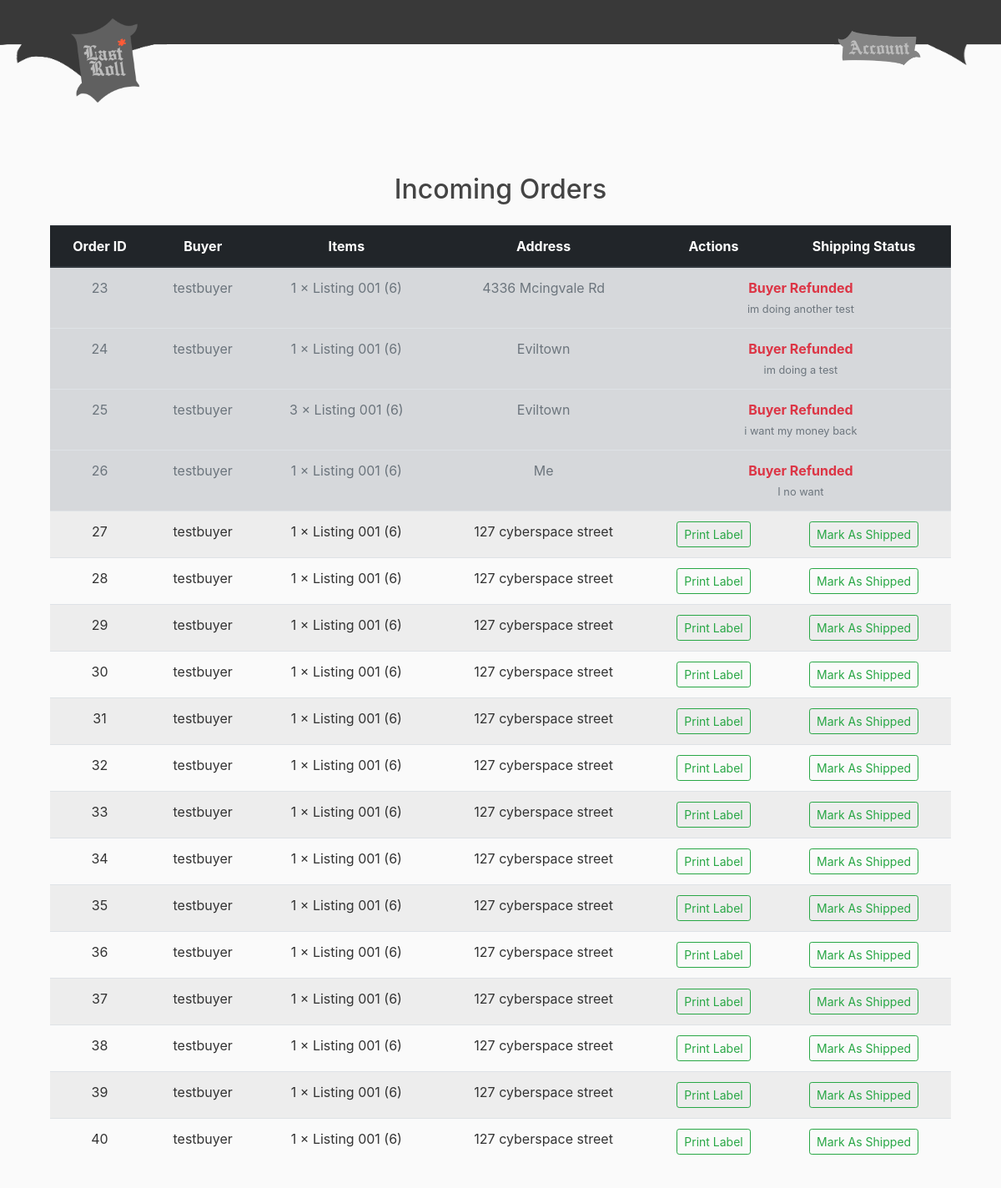
The page /sellermyorders/ (signed in) on the database its author committed.
### store/models.py (models this page shows, shortened)
class Product(models.Model):
    seller = models.ForeignKey(Seller, on_delete=models.CASCADE)
    name = models.CharField(max_length=100)
    description = models.TextField(blank=True)
    price = models.DecimalField(max_digits=8, decimal_places=2)
    stock = models.PositiveIntegerField(default=0)
    image = models.ImageField(upload_to='product_images/', blank=True)
    created_at = models.DateTimeField(default=timezone.now)
    status = models.IntegerField(default=0)
    is_reported = models.BooleanField(default=False)
    report_confirmed = models.BooleanField(default=False)

class Order(models.Model):
    buyer = models.ForeignKey(Buyer, on_delete=models.CASCADE)
    created_at = models.DateTimeField(default=timezone.now)
    address = models.CharField(max_length=100, blank=True, null=True)
    payment = models.CharField(max_length=50, blank=True, null=True)
    total = models.DecimalField(max_digits=10, decimal_places=2, default=0)

class OrderItem(models.Model):
    order = models.ForeignKey(Order, on_delete=models.CASCADE, related_name='items')
    product = models.ForeignKey(Product, on_delete=models.CASCADE)
    quantity = models.PositiveIntegerField(default=1)
    is_shipped = models.BooleanField(default=False)
    is_refunded = models.BooleanField(default=False)
    refund_reason = models.CharField(max_length=255, default="Buyer refunded the order.")

### shop/views.py (the view)
# urls.py: path('sellermyorders/', views.sellermyorders, name='shop-sellermyorders'),
@login_required
def sellermyorders(request):
    profile = request.user.profile
    if profile.role != profile.ROLE_SELLER:
        return HttpResponseForbidden("You do not have permission to view this page.")
    seller = get_object_or_404(Seller, user=request.user)
    order_items = (
        OrderItem.objects.filter(product__seller=seller)
        .select_related('order', 'product', 'order__buyer')
    )
    orders_dict = {}
    for item in order_items:
        order = item.order
        if order.id not in orders_dict:
            orders_dict[order.id] = {
                'id': order.id,
                'buyer': order.buyer.user.username,
                'address': order.address,
                'items': [],
                'is_shipped': False,
                'is_refunded': False,
                'refund_reason': None,
            }
        if item.is_shipped:
            orders_dict[order.id]['is_shipped'] = True
        if item.is_refunded:
            orders_dict[order.id]['is_refunded'] = True
            orders_dict[order.id]['refund_reason'] = item.refund_reason
        orders_dict[order.id]['items'].append({
            'id': item.product.id,
            'name': item.product.name,
            'quantity': item.quantity,
        })
    context = {
        'orders': list(orders_dict.values()),
        'seller_id': seller.id,
    }
    return render(request, 'shop/sellermyorders.html', context)

### shop/templates/shop/sellermyorders.html (shortened to what this page needs)
{% extends "shop/base.html" %}
{% block content %}
<div class="container mt-5">
  <h2 class="text-center mb-4">Incoming Orders</h2>
  <table class="table table-striped text-center shadow-sm">
    <thead class="thead-dark">
      <tr>
        <th>Order ID</th>
        <th>Buyer</th>
        <th>Items</th>
        <th>Address</th>
        <th>Actions</th>
        <th>Shipping Status</th>
      </tr>
    </thead>
    <tbody>
      {% for order in orders %}
      <tr {% if order.is_refunded %}class="table-secondary text-muted"{% endif %}>
        <td>{{ order.id }}</td>
        <td>{{ order.buyer }}</td>
        <td>
          {% for item in order.items %}
            {{ item.quantity }} × {{ item.name }} ({{ item.id }})<br>
          {% endfor %}
        </td>
        <td>{{ order.address }}</td>
        {% if order.is_refunded %}
          <td colspan="2" class="text-danger font-weight-bold align-middle">
            Buyer Refunded<br>
            <small class="text-muted">{{ order.refund_reason }}</small>
          </td>
        {% else %}
          <td>
            <button class="btn btn-sm btn-outline-success" type="button">Print Label</button>
          </td>
          {% if order.is_shipped %}
            <td>Shipped</td>
          {% else %}
            <td>
              <form action="{% url 'mark_as_shipped' order.id seller_id %}" method="post" style="display:inline;">
                <button class="btn btn-sm btn-outline-success" type="submit">Mark As Shipped</button>
              </form>
            </td>
          {% endif %}
        {% endif %}
      </tr>
      {% endfor %}
    </tbody>
  </table>
</div>
{% endblock %}

### shop/static/shop/main.css (style rules this page uses)
body { background: #fafafa; color: #333333; margin-top: 5rem; }
h1, h2, h3, h4, h5, h6 { color: #444444; }

### rows shown on the page
Product: name "Listing 001" "Listing 001" "Listing 001" "Listing 001" "Listing 001" "Listing 001" "Listing 001" "Listing 001" "Listing 001" "Listing 001" "Listing 001" "Listing 001" "Listing 001" "Listing 001" "Listing 001" "Listing 001" "Listing 001" "Listing 001"
Order: address "4336 Mcingvale Rd"
OrderItem: refund_reason "im doing another test"
Order: address "Eviltown"
OrderItem: refund_reason "im doing a test"
Order: address "Eviltown"
OrderItem: refund_reason "i want my money back"
Order: address "Me"
OrderItem: refund_reason "I no want"
Order: address "127 cyberspace street"
Order: address "127 cyberspace street"
Order: address "127 cyberspace street"
Order: address "127 cyberspace street"
Order: address "127 cyberspace street"
Order: address "127 cyberspace street"
Order: address "127 cyberspace street"
Order: address "127 cyberspace street"
Order: address "127 cyberspace street"
Order: address "127 cyberspace street"
Order: address "127 cyberspace street"
Order: address "127 cyberspace street"
Order: address "127 cyberspace street"
Order: address "127 cyberspace street"

### other values the page prints
{{ order.id }} "23" "24" "25" "26" "27" "28" "29" "30" "31" "32" "33" "34" "35" "36" "37" "38" "39" "40"
{{ order.buyer }} "testbuyer" "testbuyer" "testbuyer" "testbuyer" "testbuyer" "testbuyer" "testbuyer" "testbuyer" "testbuyer" "testbuyer" "testbuyer" "testbuyer" "testbuyer" "testbuyer" "testbuyer" "testbuyer" "testbuyer" "testbuyer"
{{ item.quantity }} "1" "1" "3" "1" "1" "1" "1" "1" "1" "1" "1" "1" "1" "1" "1" "1" "1" "1"
{{ item.id }} "6" "6" "6" "6" "6" "6" "6" "6" "6" "6" "6" "6" "6" "6" "6" "6" "6" "6"
